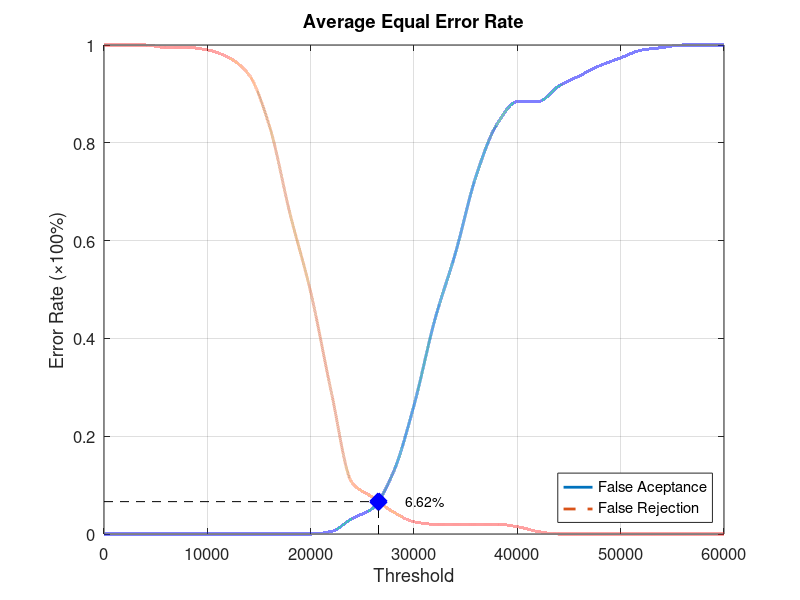
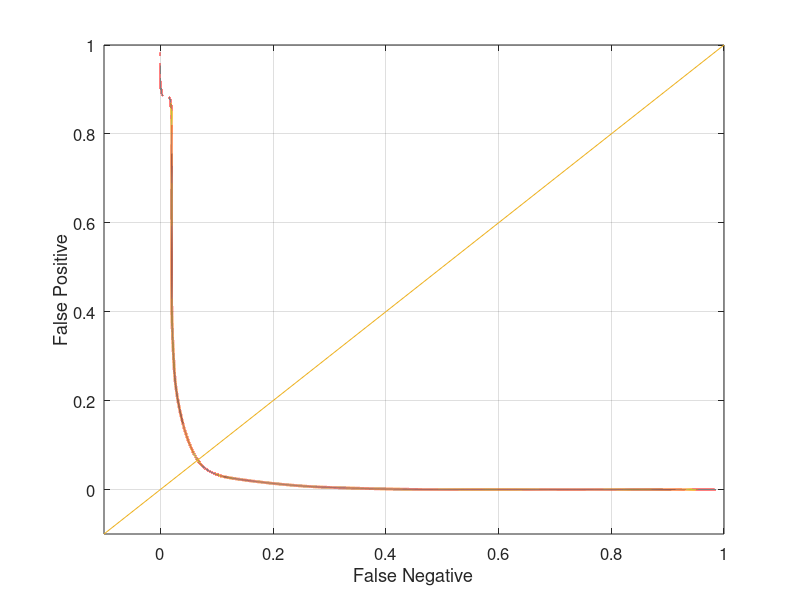

Reproduce these figures in MATLAB, in order.
function yEER = Database3_2
close all;
clear;
clc;
x = 0:2000:60000;
xq = 0:0.5:60000;

y0 = [0 0 0 0 0 0 0 0 0 0 0 0.00526316 0.0315789 0.0526316 0.126316 0.263158 0.436842 0.573684 0.731579 0.836842 0.884211 0.884211 0.915789 0.936842 0.957895 0.973684 0.989474 0.994737 1 1 1];
yy0 = interp1(x, y0, xq, 'pchip');
y1 = [1 1 1 0.995 0.995 0.99 0.975 0.94 0.835 0.655 0.495 0.29 0.105 0.075 0.045 0.025 0.02 0.02 0.02 0.02 0.015 0.005 0 0 0 0 0 0 0 0 0];
yy1 = interp1(x, y1, xq, 'pchip');

% Calculating EER: 
y2 = abs(y0 - y1);
find(y2 == min(y2))
yy2 = abs(yy0 - yy1);
xEER = find(yy2 == min(yy2));
xEERIndex = xq(xEER) % X-axis EER
yEER = yy0(xEER) % Y-axis EER

main = figure
plot(xq, yy0,'-','LineWidth', 2);	hold on
plot(xq, yy1,'--','LineWidth', 2);	hold on
plot([xEERIndex xEERIndex], [0 yEER], 'k--');	hold on
plot([0 xEERIndex], [yEER yEER], 'k--');	hold on
plot(xEERIndex, yEER, 'bx', 'LineWidth', 10);	hold on
text(xEERIndex + 10 * xEERIndex / 100, yEER, [num2str(round((10000 * yEER)) / 100) '%'])
legend('False Aceptance', 'False Rejection', 'Location', 'SouthEast')
xlabel('Threshold')
ylabel('Error Rate (\times100%)')
title('Average Equal Error Rate')
set(gca, 'FontSize', 12)
axis([0 60000 0 1])
grid on

print(main, 'Database3_2Main', '-dpng');
FNRxFPR = figure('Color', [1 1 1]);
plot(yy1, yy0, '-', yy1, yy0, 'LineWidth', 2);
hold on
y = -0.1:0.1:1
plot(y, y); 
set(gca, 'FontSize', 12)
xlabel('False Negative')
ylabel('False Positive')
axis([-0.1 1 -0.1 1])
set(gca, 'FontSize', 12)
grid on

print(FNRxFPR, 'Database3_2FNRxFPR','-dpng');
end
